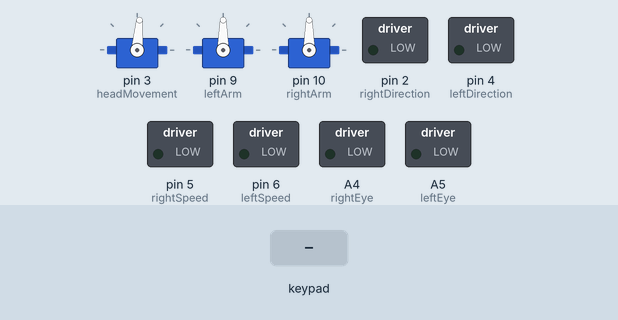
A program run on a simulated Arduino Nano, built with avr-gcc and run on an emulated ATmega328P. On the bench: 3 × servo, switched loads named in the program (green lamp = pin HIGH). The test bench sets the inputs (shaded band).

Above: at 3.2 s.
3.3 s: key 'U' pressed
At 3.56 s:
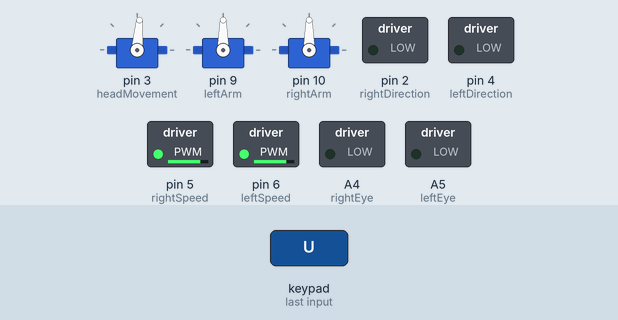
5.2 s: key 'D' pressed
At 5.48 s:
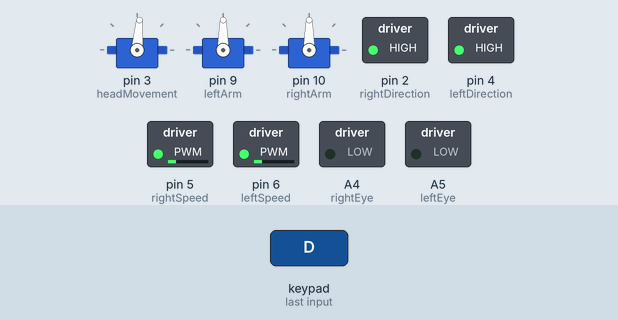
7.1 s: key 'L' pressed
At 7.35 s:
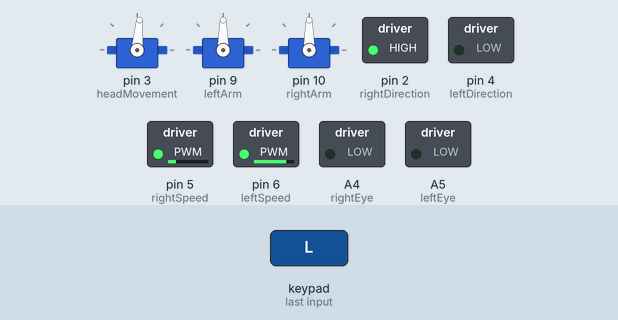
9.0 s: key 'R' pressed
At 9.27 s:
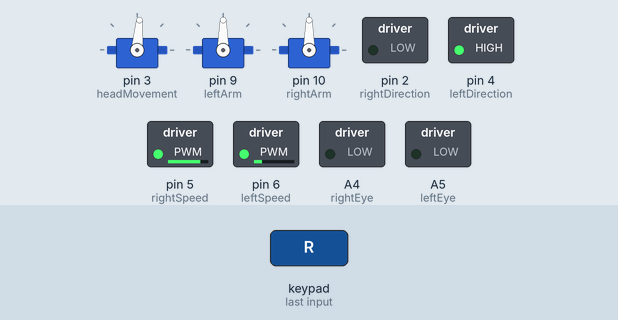
10.9 s: key 'O' pressed
At 11.8 s:
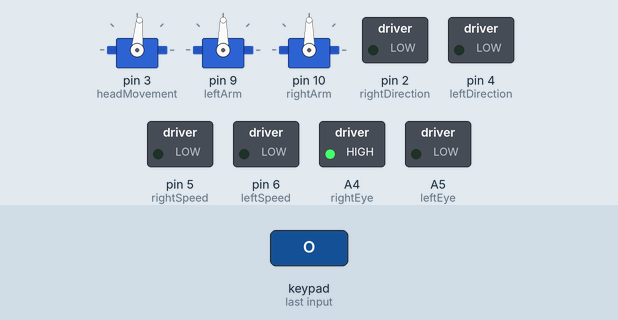
13.5 s: key '+' pressed
At 13.77 s:
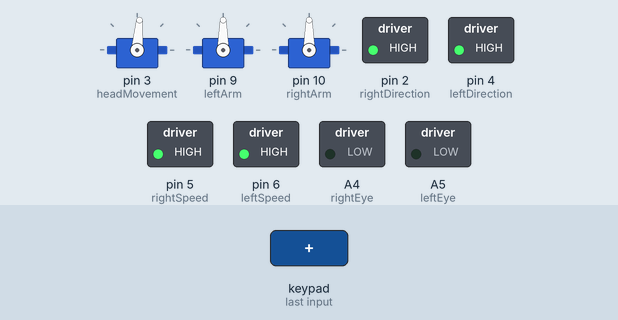
Timing chart, 0 to 16.4 s (numbered marks = the images above; inputs shaded):
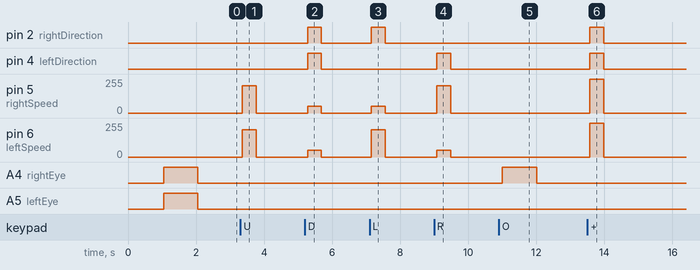

Measured:
- after the input at 3.3 s, pin 5 (rightSpeed), pin 6 (leftSpeed): 0/255 → 205/255 after 0.06 s, → 0/255 0.40 s later
- after the input at 5.2 s, pin 2 (rightDirection), pin 4 (leftDirection): LOW → HIGH after 0.08 s, → LOW 0.40 s later; pin 5 (rightSpeed), pin 6 (leftSpeed): 0/255 → 50/255 after 0.08 s, → 0/255 0.40 s later
- after the input at 7.1 s, pin 2 (rightDirection): LOW → HIGH after 0.05 s, → LOW 0.40 s later; pin 5 (rightSpeed): 0/255 → 50/255 after 0.05 s, → 0/255 0.40 s later; pin 6 (leftSpeed): 0/255 → 205/255 after 0.05 s, → 0/255 0.40 s later
- after the input at 9.0 s, pin 4 (leftDirection): LOW → HIGH after 0.07 s, → LOW 0.40 s later; pin 5 (rightSpeed): 0/255 → 205/255 after 0.07 s, → 0/255 0.40 s later; pin 6 (leftSpeed): 0/255 → 50/255 after 0.07 s, → 0/255 0.40 s later
- after the input at 10.9 s, A4 (rightEye): LOW → HIGH after 0.10 s, → LOW 1.0 s later
- after the input at 13.5 s, pin 2 (rightDirection), pin 4 (leftDirection): LOW → HIGH after 0.07 s, → LOW 0.41 s later; pin 5 (rightSpeed), pin 6 (leftSpeed): 0/255 → 255/255 after 0.07 s, → 0/255 0.41 s later

The program:

main.cpp
```cpp
#include <Arduino.h>
#include <PS2X_lib.h>
#include <Servo.h>
#include <SPI.h>

//Define variables
PS2X ps2x; // create PS2 Controller Class

// Configure digital pins to control motors on HG7881-(L9110), a 4 wire controller! (PWM PINS = 3, 5, 6, 9, 10)
int leftDirection = 4; // HG7881_B_IB ( Motor B Direction )
int leftSpeed = 6;     // HG7881_B_IA ( Motor B PWM Speed )

int rightDirection = 2; // HG7881_A_IB ( Motor A Direction )
int rightSpeed = 5;     // HG7881_A_IA ( Motor A PWM Speed )

// https://www.bananarobotics.com/shop/How-to-use-the-HG7881-(L9110)-Dual-Channel-Motor-Driver-Module
int PWM_FAST_FWD = 50; // arbitrary fast speed PWM duty cycle
int PWM_SLOW_FWD = 80; // arbitrary slow speed PWM duty cycle
//tending towards 128
int PWM_SLOW_BWD = 255 - PWM_SLOW_FWD; // arbitrary slow speed PWM duty cycle
int PWM_FAST_BWD = 255 - PWM_FAST_FWD; // arbitrary fast speed PWM duty cycle

//configure arm pins
int leftArm = 9;
int rightArm = 10;
int armSpeed = 3;

//configure head pins
int headMovement = 3;
int leftEye = A5;
int rightEye = A4;

//default head position
int defaultHeadPos = 85;

//arm position
int leftArmPos = 90;
int rightArmPos = 90;

//joysticks x positions
int joystickLHX = 128;
int joystickLHY; //Define Joystick Left  Hat  Y Variable
int joystickRHX = 128;
int joystickRHY; // Define Joystick Right Hat  X Variable

//http://lagers.org.uk/gamecontrol/api.html
String posRest = "Rest";
String posUpLeft = "Up Left";
String posUp = "Up";
String posUpRight = "Up Right";
String posRight = "Right";
String posDownRight = "Down Right";
String posDown = "Down";
String posDownLeft = "Down Left";
String posLeft = "Left";

Servo headServo;     // create servo object to control the head servo
Servo leftArmServo;  // create servo object to control the arm
Servo rightArmServo; // create servo object to control the arm servo

int ledState = LOW; // ledState used to set the LED

// Generally, you should use "unsigned long" for variables that hold time
// The value will quickly become too large for an int to store
unsigned long previousMillis = 0; // will store last time LED was updated

const long blinkSpeed = 1000; // interval at which to blink (milliseconds)

bool serialPrint = false;

//declare methdos
void armPosition();
void moveBackward();
void moveForward();
void moveRight();
void moveLeft();
void print(String val);
void stopMotors();
void getButtonClicks();
void winkEye();
void headJoystick();

void setup()
{
  Serial.begin(57600);

  //while (!Serial); // Wait for serial port to connect - used on Leonardo, Teensy and other boards with built-in USB CDC serial connection

  // Configure digital pins for motor
  pinMode(leftDirection, OUTPUT);
  pinMode(leftSpeed, OUTPUT);
  pinMode(rightDirection, OUTPUT);
  pinMode(rightSpeed, OUTPUT);

  delay(1000); //added delay to give wireless ps2 module some time to startup, before configuring it

  int error = 1;

  while (1 == 1)
  {
    error = ps2x.config_gamepad(13, 8, 7, 12, false, false); //setup pins and settings:  GamePad(clock, command, attention, data, Pressures?, Rumble?) check for error

    if (error == 0)
    {
      print("Found Controller, configured successful");
      break;
    }
    else if (error == 1)
      print("No controller found, check wiring");
    else if (error == 2)
      print("Controller found but not accepting commands.");
    else if (error == 3)
      print("Controller refusing to enter Pressures mode, may not support it. ");

    delay(50);
  }

  int type = ps2x.readType();

  switch (type)
  {
  case 0:
    print("Unknown Controller type");
    break;
  case 1:
    print("DualShock Controller Found");
    break;
  }

  //connect to servos
  headServo.attach(headMovement); // attaches the servo on pin (headMovement) to the servo object
  leftArmServo.attach(leftArm);
  rightArmServo.attach(rightArm);

  headServo.write(defaultHeadPos); // sets the servo position to center the head
  delay(15);                       // waits for the servo to get there

  leftArmServo.write(leftArmPos); // sets the servo position to center
  delay(15);                      // waits for the servo to get there

  rightArmServo.write(rightArmPos); // sets the servo position to center
  delay(15);                        // waits for the servo to get there

  pinMode(leftEye, OUTPUT);  // light up left eye
  pinMode(rightEye, OUTPUT); //light up right eye
  digitalWrite(leftEye, HIGH);
  digitalWrite(rightEye, HIGH);
  delay(1000); //leave eyes lit for one second to show working
  digitalWrite(leftEye, LOW);
  digitalWrite(rightEye, LOW);

  digitalWrite(leftDirection, LOW);
  digitalWrite(leftSpeed, LOW);

  digitalWrite(rightDirection, LOW);
  digitalWrite(rightSpeed, LOW);
}

void loop()
{

  ps2x.read_gamepad(false, false); //read controller
  //ps2x.reconfig_gamepad(); //https://stackoverflow.com/questions/46493222/why-arduino-needs-to-be-restarted-after-ps2-controller-communication-in-arduino

  delay(50);

  //movementJoystick();

  headJoystick();

  getButtonClicks();

  winkEye();

  armPosition();

  //print("Head Position on Analog(PSS_RX) @" + String(ps2x.Analog(PSS_RX)));
  //print("Head Position on Analog(PSS_LX) @" + String(ps2x.Analog(PSS_LX)));
}

void winkEye()
{

  if (previousMillis > 0)
  {

    unsigned long currentMillis = millis();

    if (currentMillis - previousMillis >= blinkSpeed)
    {

      // reset
      previousMillis = 0;

      digitalWrite(rightEye, LOW);
    }
  }
}

void stopMotors()
{
  //always stop motors before moving abruptly
  digitalWrite(leftDirection, LOW);
  digitalWrite(leftSpeed, LOW);
  digitalWrite(rightDirection, LOW);
  digitalWrite(rightSpeed, LOW);
}

void getButtonClicks()
{
  if (ps2x.ButtonPressed(PSB_CIRCLE)) //Circle pressed
  {
    print("CIRCLE pressed");

    //only blink if LEDs are off
    if (ledState == LOW)
    {
      //record time of blink & set LED to on
      previousMillis = millis();

      digitalWrite(rightEye, HIGH);
    }
  }

  stopMotors();

  if (ps2x.Button(PSB_PAD_UP))
  {
    moveBackward();
  }

  if (ps2x.Button(PSB_PAD_RIGHT))
  {
    moveRight();
  }

  if (ps2x.Button(PSB_PAD_LEFT))
  {
    moveLeft();
  }

  if (ps2x.Button(PSB_PAD_DOWN))
  {
    moveForward();
  }

  //Dead mans switch - press the xbox button to stop the car
  if (ps2x.Button(PSB_START)) //Start button pressed
  {
    print("START pressed");

    digitalWrite(rightDirection, HIGH);
    digitalWrite(rightSpeed, HIGH);

    digitalWrite(leftDirection, HIGH);
    digitalWrite(leftSpeed, HIGH);

    //print some debugging details
    String RX = String(ps2x.Analog(PSS_RX));
    String RY = String(ps2x.Analog(PSS_RY));

    print(String("STOPPED @ X:" + RX + " Y:" + RY));

    headServo.write(defaultHeadPos); // sets the servo position to center the head
  }

  if (ps2x.ButtonPressed(PSB_CROSS)) //Cross pressed
  {
    print("CROSS pressed");

    // if the LED is off turn it on and vice-versa:
    if (ledState == LOW)
    {
      ledState = HIGH;
    }
    else
    {
      ledState = LOW;
    }

    // set the LED with the ledState of the variable:
    digitalWrite(leftEye, ledState);
    digitalWrite(rightEye, ledState);
  }
}

void print(String val)
{
  if (serialPrint == true)
  {
    Serial.println(val);
  }
}

void moveForward()
{
  digitalWrite(leftDirection, HIGH); // direction = forward
  analogWrite(leftSpeed, PWM_FAST_FWD);

  digitalWrite(rightDirection, HIGH); // direction = forward
  analogWrite(rightSpeed, PWM_FAST_FWD);
}

void moveRight()
{
  digitalWrite(leftDirection, HIGH); // direction = forward
  analogWrite(leftSpeed, PWM_FAST_FWD);

  digitalWrite(rightDirection, LOW); // direction = backwards
  analogWrite(rightSpeed, PWM_FAST_BWD);
}

void moveLeft()
{
  digitalWrite(leftDirection, LOW); // direction = forward
  analogWrite(leftSpeed, PWM_FAST_BWD);

  digitalWrite(rightDirection, HIGH); // direction = backwards
  analogWrite(rightSpeed, PWM_FAST_FWD);
}

void moveBackward()
{
  digitalWrite(leftDirection, LOW); // direction = backwards
  analogWrite(leftSpeed, PWM_FAST_BWD);

  digitalWrite(rightDirection, LOW); // direction = backwards
  analogWrite(rightSpeed, PWM_FAST_BWD);
}

/*
  void movementJoystick() {

  int newJoystickRHX =  ps2x.Analog(PSS_RX) - 128;
  int newJoystickRHY = 128 -  ps2x.Analog(PSS_RY) ;

  String pos = "TBD";

  if (abs(newJoystickRHX) < 23) {
    joystickRHX = 0;
  } else {
    joystickRHX = newJoystickRHX;
  }

  if (abs(newJoystickRHY) < 23) {
    joystickRHY = 0;
  } else {
    joystickRHY = newJoystickRHY;
  }

  //truth table
  if ((joystickRHX == 0) && (joystickRHY == 0)) {
    pos = posRest;
  }

  if ((joystickRHX < 0) && (joystickRHY > 0)) {
    pos = posUpLeft;
  }

  if ((joystickRHX == 0) && (joystickRHY > 0)) {
    pos = posUp;
  }

  if ((joystickRHX > 0) && (joystickRHY > 0)) {
    pos = posUpRight;
  }

  if ((joystickRHX > 0) && (joystickRHY == 0)) {
    pos = posRight;
  }

  if ((joystickRHX > 0) && (joystickRHY < 0)) {
    pos = posDownRight;
  }

  if ((joystickRHX == 0) && (joystickRHY < 0)) {
    pos = posDown;
  }

  if ((joystickRHX < 0) && (joystickRHY < 0)) {
    pos = posDownLeft;
  }

  if ((joystickRHX < 0) && (joystickRHY == 0)) {
    pos = posLeft;
  }

  print(String("RAW X:" + String(newJoystickRHX) + " RAW Y:" + String(newJoystickRHY) + " X:" + String(joystickRHX) + "  Y:" + String(joystickRHY) + " Position: " + pos));

  //always stop motors before moving abruptly
  //digitalWrite( leftDirection, LOW );
  //digitalWrite( leftSpeed, LOW );
  //digitalWrite( rightDirection, LOW );
  //digitalWrite( rightSpeed, LOW );

  //if it's changed then act
  if (pos == posUpLeft) {

    digitalWrite(leftDirection, HIGH);   // direction = forward
    analogWrite(leftSpeed, PWM_SLOW_FWD);

    digitalWrite(rightDirection, HIGH);   // direction = forward
    analogWrite(rightSpeed, PWM_FAST_FWD);

  } else if (pos == posUp) {


    moveBackward();

  } else if (pos == posUpRight) {

    digitalWrite(leftDirection, HIGH);   // direction = forward
    analogWrite(leftSpeed, PWM_FAST_FWD);

    digitalWrite(rightDirection, HIGH);   // direction = forward
    analogWrite(rightSpeed, PWM_SLOW_FWD);

  } else if (pos == posRight) {

    moveRight();

  } else if (pos == posDownRight) {

    digitalWrite(leftDirection, LOW);   // direction = backwards
    analogWrite(leftSpeed,   PWM_SLOW_BWD);

    digitalWrite(rightDirection, LOW);   // direction = backwards
    analogWrite(rightSpeed, PWM_FAST_BWD);

  } else if (pos == posDown) {

    moveForward();

  } else if (pos == posDownLeft) {

    digitalWrite(leftDirection, LOW);   // direction = backwards
    analogWrite(leftSpeed, PWM_FAST_BWD);

    digitalWrite(rightDirection, LOW);   // direction = backwards
    analogWrite(rightSpeed, PWM_SLOW_BWD);

  } else if (pos == posLeft) {

    moveLeft();

  } else if (pos == posRest) {
    //stop nicely (coast)
    stopMotors();
  } else {
    //stop nicely (coast)
    stopMotors();
  }
  }
*/

int HeadPos = defaultHeadPos; // variable to store the servo position
unsigned long servoInterval = 10;
unsigned long previousServoMillis = millis();

void headJoystick()
{

  //int newJoystickX = map(ps2x.Analog(PSS_LX) , 0, 255, 154, 30);

  int newJoystickX = ps2x.Analog(PSS_LX);

  //newJoystickX = constrain(newJoystickX, 30, 154);

  //newJoystickX = 128 , servo position = 85
  //newJoystickX = 255 , servo position = 154
  //newJoystickX = 0 , servo position = 30

  int newHeadPos = defaultHeadPos;

  if (newJoystickX > 128)
  {
    newHeadPos = 30;
  }

  if (newJoystickX < 128)
  {
    newHeadPos = 154;
  }

  print("Head Position on Analog(PSS_RX) @" + String(newJoystickX));

  if (newHeadPos != HeadPos)
  {

    unsigned long currentMillis = millis();

    // its time for another move
    if (currentMillis - previousServoMillis >= servoInterval)
    {

      previousServoMillis = currentMillis;

      if (newHeadPos > HeadPos)
      {
        HeadPos = HeadPos + 1;
      }
      else
      {
        HeadPos = HeadPos - 1;
      }
    }

    headServo.write(HeadPos); // sets the servo position to new position
  }
}

void armPosition()
{

  //Serial.println("leftArmPos" + String(leftArmPos));

  if (ps2x.Button(PSB_L2))
  {

    leftArmPos = constrain(leftArmPos + armSpeed, 0, 90);

    print("L1 pressed @" + String(leftArmPos));

    leftArmServo.write(leftArmPos);
  }

  if (ps2x.Button(PSB_L1))
  {

    leftArmPos = constrain(leftArmPos - armSpeed, 0, 90);

    print("L2 pressed @" + String(leftArmPos));

    leftArmServo.write(leftArmPos);
  }

  if (ps2x.Button(PSB_R2))
  {

    rightArmPos = constrain(rightArmPos - armSpeed, 90, 180);

    print("R1 pressed @" + String(rightArmPos));

    rightArmServo.write(rightArmPos);
  }

  if (ps2x.Button(PSB_R1))
  {

    rightArmPos = constrain(rightArmPos + armSpeed, 90, 180);
    print("R2 pressed @" + String(rightArmPos));
    rightArmServo.write(rightArmPos);
  }
}
```
